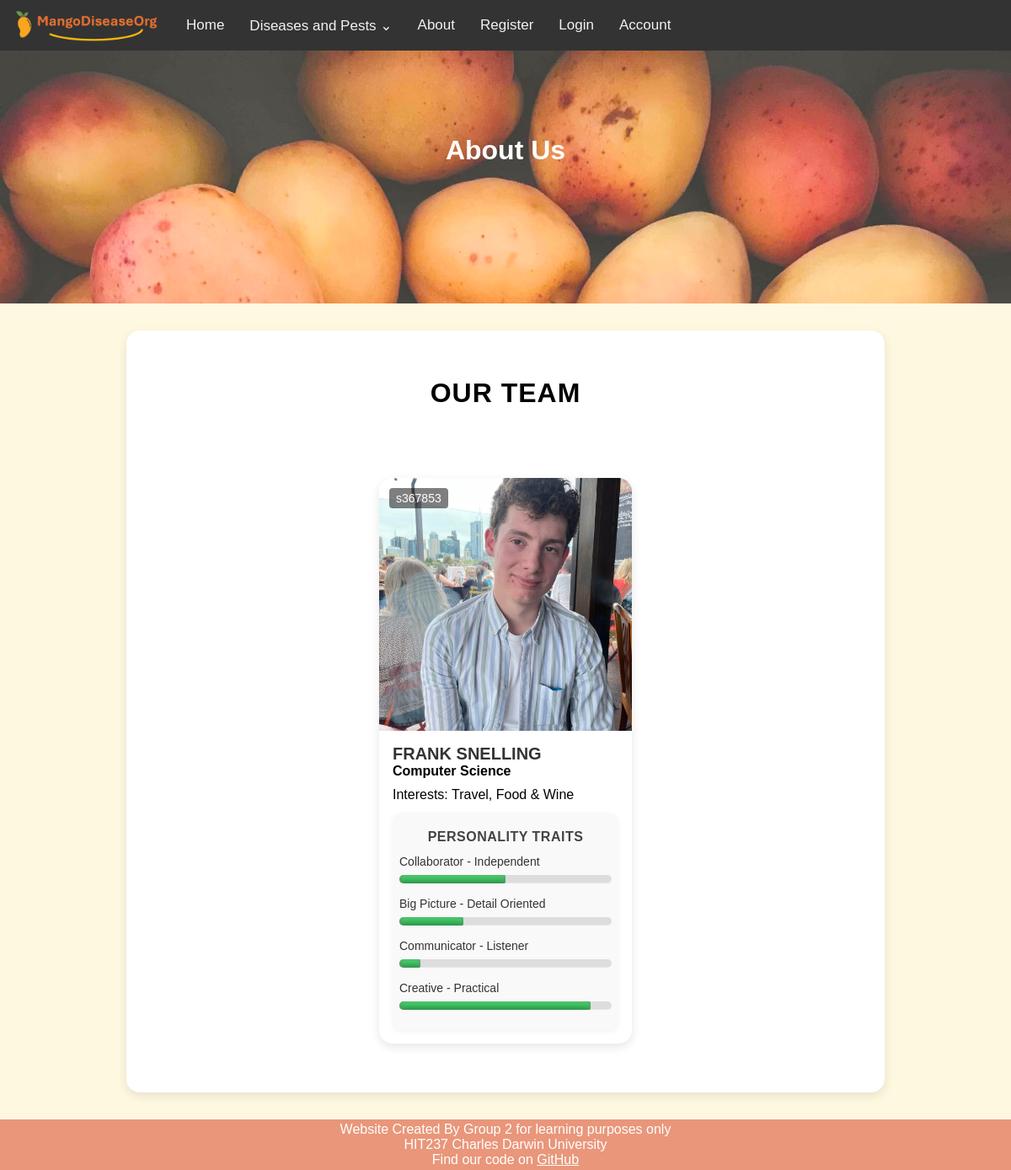
The page /about/ on the database its author committed.
### mango_disease_app/models.py (models this page shows, shortened)
class UserProfile(models.Model):
    user = models.OneToOneField(
        User,
        on_delete=models.CASCADE,
        limit_choices_to={'is_superuser': True},
    )
    student_number = models.CharField(max_length=7)
    degree = models.CharField(max_length=30)
    interests = models.CharField(max_length=100)
    image = models.ImageField(upload_to="author_images/", default="author_images/blank.png")
    collaborator_independent = models.SmallIntegerField(validators=[MinValueValidator(0), MaxValueValidator(10)], default=5)
    bigPicture_detailOriented = models.SmallIntegerField(validators=[MinValueValidator(0), MaxValueValidator(10)], default=5)
    communicator_listener = models.SmallIntegerField(validators=[MinValueValidator(0), MaxValueValidator(10)], default=5)
    creative_practical = models.SmallIntegerField(validators=[MinValueValidator(0), MaxValueValidator(10)], default=5)

### mango_disease_app/views.py (the view)
# urls.py: re_path(r'^about/$', views.about, name='about'),
def about(request):
    authors = UserProfile.objects.all()
    page_data = {'cards': authors}
    return render(request, 'mango_disease_app/about.html', page_data)

### mango_disease_app/context_processors.py (called while the page is built)
def disease_menu(request):
    return {'navs': Disease.objects.all()}

### mango_disease_app/templatetags/custom_filters.py (called while the page is built)
@register.filter
def multiply(value, arg):
    try:
        return float(value) * float(arg)
    except (ValueError, TypeError):
        return ''

### mango_disease_app/templates/mango_disease_app/about.html (shortened to what this page needs)
{% extends 'mango_disease_app/base.html' %}
{% load custom_filters %}
{% block page_header %}About Us{% endblock %}
{% load static %}
{% block content %}
<h2>Our Team</h2>
<div class="card-container">
    {% for author in cards %}
    <div class="card">
        <div class="image-wrapper">
            <img class="author_img" src="{% static 'images/' %}{{ author.image|default:"author_images/blank.png" }}">
            <p class="overlay-text">{{ author.student_number }}</p>
        </div>
        <div class="card-content">
            <h3>{{ author.user.get_full_name|default:author.user.username|upper }}</h3>
            <h4>{{ author.degree }}</h4>
            <p>Interests: {{ author.interests }}</p>
            <div class="traits-box">
                <h5>PERSONALITY TRAITS</h5>
                <label for="meter">Collaborator - Independent</label>
                <div class="meter">
                    <span style="width: {{ author.collaborator_independent|multiply:10 }}%"> </span>
                </div>
                <label for="meter">Big Picture - Detail Oriented</label>
                <div class="meter">
                    <span style="width: {{ author.bigPicture_detailOriented|multiply:10 }}%"></span>
                </div>
                <label for="meter">Communicator - Listener</label>
                <div class="meter">
                    <span style="width: {{ author.communicator_listener|multiply:10 }}%"></span>
                </div>
                <label for="meter">Creative - Practical</label>
                <div class="meter">
                    <span style="width: {{ author.creative_practical|multiply:10 }}%"></span>
                </div>
            </div>
        </div>
    </div>
    {% endfor %}
</div>
{% endblock %}

### mango_disease_app/static/css/styles.css (style rules this page uses)
* { margin: 0; padding: 0; font-family: Arial; }
body { min-height: 100vh; display: flex; flex-direction: column; background-color: #fff8e1; }
h2 { font-size: 32px; text-align: center; margin: 40px 0 40px; font-weight: 700; text-transform: uppercase; letter-spacing: 1px; }
.card-container { display: flex; flex-wrap: wrap; justify-content: center; gap: 1.5rem; padding: 2rem; }
.card { width: 300px; margin: 10px; background-color: white; border-radius: 16px; box-shadow: 0 4px 12px rgba(0, 0, 0, 0.1); overflow: hidden; transition: transform 0.2s ease, box-shadow 0.2s ease; }
.author_img { width: 100%; height: 300px; object-fit: cover; }
.image-wrapper { position: relative; width: 100%; height: 300px; }
.overlay-text { position: absolute; top: 12px; left: 12px; background-color: rgba(0, 0, 0, 0.5); color: #fff; padding: 4px 8px; border-radius: 4px; font-size: 14px; font-weight: 500; }
.card-content { padding: 16px; }
.card-content h3 { font-size: 20px; color: #333; }
.card-content h4 { margin-bottom: 10px; }
.card-content h5 { margin: 12px auto 4px; font-size: 16px; color: #444; font-weight: 600; letter-spacing: 0.5px; text-align: center; }
.card-content label { margin: 8px 0 4px; font-size: 14px; color: #555; font-weight: 500; }
.meter { height: 10px; position: relative; background: #ddd; border-radius: 6px; margin: 8px 0 16px; box-shadow: inset 0 -1px 1px rgba(255, 255, 255, 0.3); }
.meter > span { display: block; height: 100%; border-top-right-radius: 8px; border-bottom-right-radius: 8px; border-top-left-radius: 20px; border-bottom-left-radius: 20px; background-color: rgb(43,194,83); background-image: linear-gradient( center bottom, rgb(43,194,83) 37%, rgb(84,240,84) 69% ); box-shadow: inset 0 2px 9px rgba(255,255,255,0.3), inset 0 -2px 6px rgba(0,0,0,0.4); position: relative; overflow: hidden; }
.traits-box { background-color: #f9f9f9; border-radius: 10px; padding: 8px; margin-top: 12px; box-shadow: 0 2px 6px rgba(0, 0, 0, 0.05); }
.traits-box label { display: block; font-size: 14px; font-weight: 500; margin-top: 12px; color: #333; }

### mango_disease_app/static/css/form.css (style rules this page uses)
*, *::before, *::after { box-sizing: border-box; }

### rows shown on the page
UserProfile: image (picture), student_number "s367853", user.get_full_name "FRANK SNELLING", degree "Computer Science", interests "Travel, Food & Wine", collaborator_independent 5 (drawn), bigPicture_detailOriented 3 (drawn), communicator_listener 1 (drawn), creative_practical 9 (drawn)
